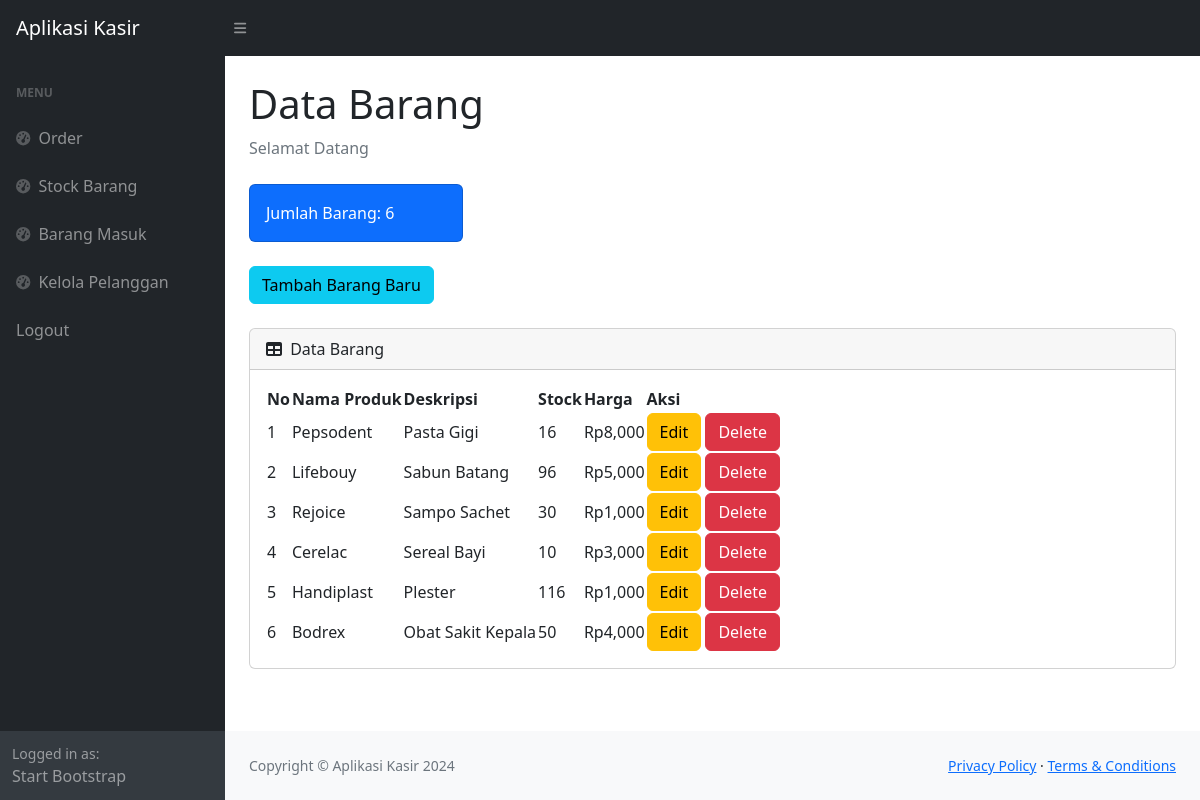
The app's page /stock.php (signed in) with its own data.
### tables this page shows
CREATE TABLE `produk` (
  `id_produk` int(11) NOT NULL,
  `nama_produk` varchar(20) NOT NULL,
  `deskripsi` varchar(30) NOT NULL,
  `harga` int(11) NOT NULL,
  `stock` int(11) NOT NULL
);

### stock.php (the view, shortened to what this page needs)
<?php
require 'ceklogin.php';
$h1 = mysqli_query($c, "select * from produk");
$h2 = mysqli_num_rows($h1);
?>
<!DOCTYPE html>
<html lang="en">
    <head>
        <link href="css/styles.css" rel="stylesheet" />
        <link href="https://cdn.datatables.net/1.10.20/css/dataTables.bootstrap4.min.css" rel="stylesheet"/>
    </head>
    <body class="sb-nav-fixed">
        <nav class="sb-topnav navbar navbar-expand navbar-dark bg-dark">
            <a class="navbar-brand ps-3" href="index.php">Aplikasi Kasir</a>
            <button class="btn btn-link btn-sm order-1 order-lg-0 me-4 me-lg-0" id="sidebarToggle" href="#!"><i class="fas fa-bars"></i></button>
        </nav>
        <div id="layoutSidenav">
            <div id="layoutSidenav_nav">
                <nav class="sb-sidenav accordion sb-sidenav-dark" id="sidenavAccordion">
                    <div class="sb-sidenav-menu">
                        <div class="nav">
                            <div class="sb-sidenav-menu-heading">Menu</div>
                            <a class="nav-link" href="index.php">
                                <div class="sb-nav-link-icon"><i class="fas fa-tachometer-alt"></i></div>
                                Order
                            </a>
                            <a class="nav-link" href="stock.php">
                                <div class="sb-nav-link-icon"><i class="fas fa-tachometer-alt"></i></div>
                                Stock Barang
                            </a>
                            <a class="nav-link" href="barangmasuk.php">
                                <div class="sb-nav-link-icon"><i class="fas fa-tachometer-alt"></i></div>
                                Barang Masuk
                            </a>
                            <a class="nav-link" href="pelanggan.php">
                                <div class="sb-nav-link-icon"><i class="fas fa-tachometer-alt"></i></div>
                                Kelola Pelanggan
                            </a>
                            <a class="nav-link" href="logout.php">
                                Logout
                            </a>
                        </div>
                    </div>
                    <div class="sb-sidenav-footer">
                        <div class="small">Logged in as:</div>
                        Start Bootstrap
                    </div>
                </nav>
            </div>
            <div id="layoutSidenav_content">
                <main>
                    <div class="container-fluid px-4">
                        <h1 class="mt-4">Data Barang</h1>
                        <ol class="breadcrumb mb-4">
                            <li class="breadcrumb-item active">Selamat Datang</li>
                        </ol>
                        <div class="row">
                            <div class="col-xl-3 col-md-6">
                                <div class="card bg-primary text-white mb-4">
                                    <div class="card-body">Jumlah Barang: <?=$h2;?></div>
                                </div>
                            </div>
                        </div>
                        <button type="button" class="btn btn-info mb-4" data-toggle="modal" data-target="#myModal">
                            Tambah Barang Baru
                        </button>
                        <div class="card mb-4">
                            <div class="card-header">
                                <i class="fas fa-table me-1"></i>
                                Data Barang
                            </div>
                            <div class="card-body">
                                <table id="datatablesSimple">
                                    <thead>
                                        <tr>
                                            <th>No</th>
                                            <th>Nama Produk</th>
                                            <th>Deskripsi</th>
                                            <th>Stock</th>
                                            <th>Harga</th>
                                            <th>Aksi</th>
                                        </tr>
                                    </thead>
                                    <tbody>
                                    <?php
                                    $get = mysqli_query($c, "select * from produk");
                                    $i = 1;
                                    while($p=mysqli_fetch_array($get)){
                                    $nama_produk = $p['nama_produk'];
                                    $deskripsi = $p['deskripsi'];
                                    $stock = $p['stock'];
                                    $harga = $p['harga'];
                                    $id_produk = $p['id_produk'];
                                    ?>
                                        <tr?>
                                            <td><?=$i++;?></td>
                                            <td><?=$nama_produk;?></td>
                                            <td><?=$deskripsi;?></td>
                                            <td><?=$stock;?></td>
                                            <td>Rp<?=number_format($harga);?></td>
                                            <td>
                                                <button type="button" class="btn btn-warning" data-toggle="modal" data-target="#edit<?=$id_produk;?>">
                                                    Edit
                                                </button>
                                                <button type="button" class="btn btn-danger" data-toggle="modal" data-target="#delete<?=$id_produk;?>">
                                                    Delete
                                                </button>
                                            </td>
                                    <?php
                                    };
                                    ?>
                                    </tbody>
                                </table>
                            </div>
                        </div>
                    </div>
                </main>
                <footer class="py-4 bg-light mt-auto">
                    <div class="container-fluid px-4">
                        <div class="d-flex align-items-center justify-content-between small">
                            <div class="text-muted">Copyright &copy; Aplikasi Kasir 2024</div>
                            <div>
                                <a href="#">Privacy Policy</a>
                                &middot;
                                <a href="#">Terms &amp; Conditions</a>
                            </div>
                        </div>
                    </div>
                </footer>
            </div>
        </div>
    </body>
</html>

### records on screen
produk: nama_produk "Pepsodent", deskripsi "Pasta Gigi", stock "16", harga "8,000"
produk: nama_produk "Lifebouy", deskripsi "Sabun Batang", stock "96", harga "5,000"
produk: nama_produk "Rejoice", deskripsi "Sampo Sachet", stock "30", harga "1,000"
produk: nama_produk "Cerelac", deskripsi "Sereal Bayi", stock "10", harga "3,000"
produk: nama_produk "Handiplast", deskripsi "Plester", stock "116", harga "1,000"
produk: nama_produk "Bodrex", deskripsi "Obat Sakit Kepala", stock "50", harga "4,000"

### other values on screen
$h2 "6"
